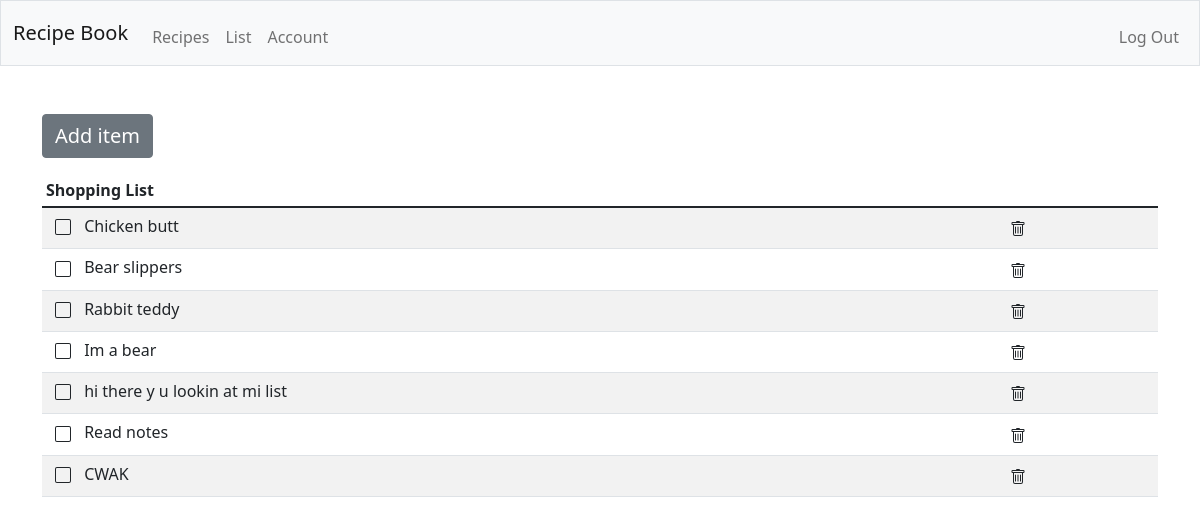
The app's page /list (signed in) with its own data.
### tables this page shows
CREATE TABLE list(user_id INT, item TEXT, note TEXT, status TEXT);

### app.py (the view)
@app.route("/list", methods=["GET", "POST"])
@login_required
def shopping_list():
    if request.method == "POST":
        item = request.form.get("item")
        notes = request.form.get("notes")
        rows = db.execute("SELECT * FROM list WHERE user_id = ? AND item = ?", session["user_id"], item)
        if len(rows) != 0:
            return apology("Item already in list")
        db.execute("INSERT INTO list (user_id, item, note, status) VALUES(?, ?, ?, 'on')", session["user_id"], item, notes)
        return redirect("/list")
    else:
        all_items = db.execute("SELECT * FROM list WHERE user_id = ?", session["user_id"])
        return render_template("list.html", all_items=all_items)

### app.py (called while the page is built)
@app.after_request
def after_request(response):
    response.headers["Cache-Control"] = "no-cache, no-store, must-revalidate"
    response.headers["Expires"] = 0
    response.headers["Pragma"] = "no-cache"
    return response

def login_required(f):
    @wraps(f)
    def decorated_function(*args, **kwargs):
        if session.get("user_id") is None:
            return redirect("/login")
        return f(*args, **kwargs)
    return decorated_function

### templates/list.html (shortened to what this page needs)
{% extends "layout.html" %}
{% block main %}
    <div class="container">
        <button type="button" class="btn btn-secondary mb-3" data-bs-toggle="modal" data-bs-target="#itemModal">
            <p class="lead m-0">Add item</p>
        </button>
        <table class="table table-striped table-sm">
            <thead>
                <tr>
                    <th scope="col">Shopping List</th>
                </tr>
            </thead>
            <tbody>
                {% for each in all_items %}
                <tr>
                    <td>
                        <form class="toggleForm" action="/toggle_item" method="post">
                            <button class="btn bg-transparent btn-sm" type="submit">
                                {% if each.status == "on" %}
                                    <svg xmlns="http://www.w3.org/2000/svg" width="16" height="16" fill="currentColor" class="bi bi-square mb-1"  viewBox="0 0 16 16">
                                    <path d="M14 1a1 1 0 0 1 1 1v12a1 1 0 0 1-1 1H2a1 1 0 0 1-1-1V2a1 1 0 0 1 1-1h12zM2 0a2 2 0 0 0-2 2v12a2 2 0 0 0 2 2h12a2 2 0 0 0 2-2V2a2 2 0 0 0-2-2H2z"/>
                                    </svg>
                                {% endif %}
                            </button>
                        </form>
                        {% if each.status == "on" %}
                            <span class="items">{{ each.item }}</span>
                        {% else %}
                            <span class="items"><s>{{ each.item }}</s></span>
                        {% endif %}
                    </td>
                    <td>
                        <form action="/delete_item" method="post">
                            <button class="btn bg-transparent btn-sm" type="submit">
                                <svg xmlns="http://www.w3.org/2000/svg" width="16" height="16" fill="currentColor" class="bi bi-trash" id="{{ each.item }}" viewBox="0 0 16 16">
                                <path d="M5.5 5.5A.5.5 0 0 1 6 6v6a.5.5 0 0 1-1 0V6a.5.5 0 0 1 .5-.5zm2.5 0a.5.5 0 0 1 .5.5v6a.5.5 0 0 1-1 0V6a.5.5 0 0 1 .5-.5zm3 .5a.5.5 0 0 0-1 0v6a.5.5 0 0 0 1 0V6z"/>
                                <path fill-rule="evenodd" d="M14.5 3a1 1 0 0 1-1 1H13v9a2 2 0 0 1-2 2H5a2 2 0 0 1-2-2V4h-.5a1 1 0 0 1-1-1V2a1 1 0 0 1 1-1H6a1 1 0 0 1 1-1h2a1 1 0 0 1 1 1h3.5a1 1 0 0 1 1 1v1zM4.118 4 4 4.059V13a1 1 0 0 0 1 1h6a1 1 0 0 0 1-1V4.059L11.882 4H4.118zM2.5 3V2h11v1h-11z"/>
                                </svg>
                            </button>
                        </form>
                    </td>
                </tr>
                {% else %}
                <tr>
                    <td>No items added yet</td>
                </tr>
                {% endfor %}
            </tbody>
        </table>
    </div>
{% endblock %}

### static/styles.css (style rules this page uses)
.toggleForm { display: inline-block; }

### records on screen
list: status "on" (drawn), item "Chicken butt"
list: status "on" (drawn), item "Bear slippers"
list: status "on" (drawn), item "Rabbit teddy"
list: status "on" (drawn), item "Im a bear"
list: status "on" (drawn), item "hi there y u lookin at mi list"
list: status "on" (drawn), item "Read notes"
list: status "on" (drawn), item "CWAK"
